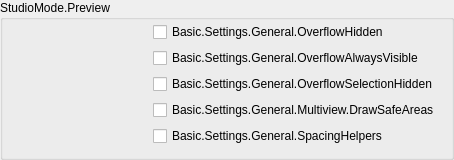
                   <widget class="QGroupBox" name="groupBox_18">
                    <property name="title">
                     <string>StudioMode.Preview</string>
                    </property>
                    <layout class="QFormLayout" name="formLayout_35">
                     <property name="fieldGrowthPolicy">
                      <enum>QFormLayout::AllNonFixedFieldsGrow</enum>
                     </property>
                     <property name="labelAlignment">
                      <set>Qt::AlignRight|Qt::AlignTrailing|Qt::AlignVCenter</set>
                     </property>
                     <property name="topMargin">
                      <number>2</number>
                     </property>
                     <item row="1" column="1">
                      <widget class="PLSCheckBox" name="overflowAlwaysVisible">
                       <property name="text">
                        <string>Basic.Settings.General.OverflowAlwaysVisible</string>
                       </property>
                      </widget>
                     </item>
                     <item row="0" column="0">
                      <spacer name="horizontalSpacer_25">
                       <property name="orientation">
                        <enum>Qt::Horizontal</enum>
                       </property>
                       <property name="sizeHint" stdset="0">
                        <size>
                         <width>133</width>
                         <height>5</height>
                        </size>
                       </property>
                      </spacer>
                     </item>
                     <item row="2" column="1">
                      <widget class="PLSCheckBox" name="overflowSelectionHide">
                       <property name="text">
                        <string>Basic.Settings.General.OverflowSelectionHidden</string>
                       </property>
                      </widget>
                     </item>
                     <item row="3" column="1">
                      <widget class="PLSCheckBox" name="previewSafeAreas">
                       <property name="text">
                        <string>Basic.Settings.General.Multiview.DrawSafeAreas</string>
                       </property>
                      </widget>
                     </item>
                     <item row="4" column="1">
                      <widget class="PLSCheckBox" name="previewSpacingHelpers">
                       <property name="text">
                        <string>Basic.Settings.General.SpacingHelpers</string>
                       </property>
                      </widget>
                     </item>
                     <item row="0" column="1">
                      <widget class="PLSCheckBox" name="overflowHide">
                       <property name="text">
                        <string>Basic.Settings.General.OverflowHidden</string>
                       </property>
                      </widget>
                     </item>
                    </layout>
                   </widget>
